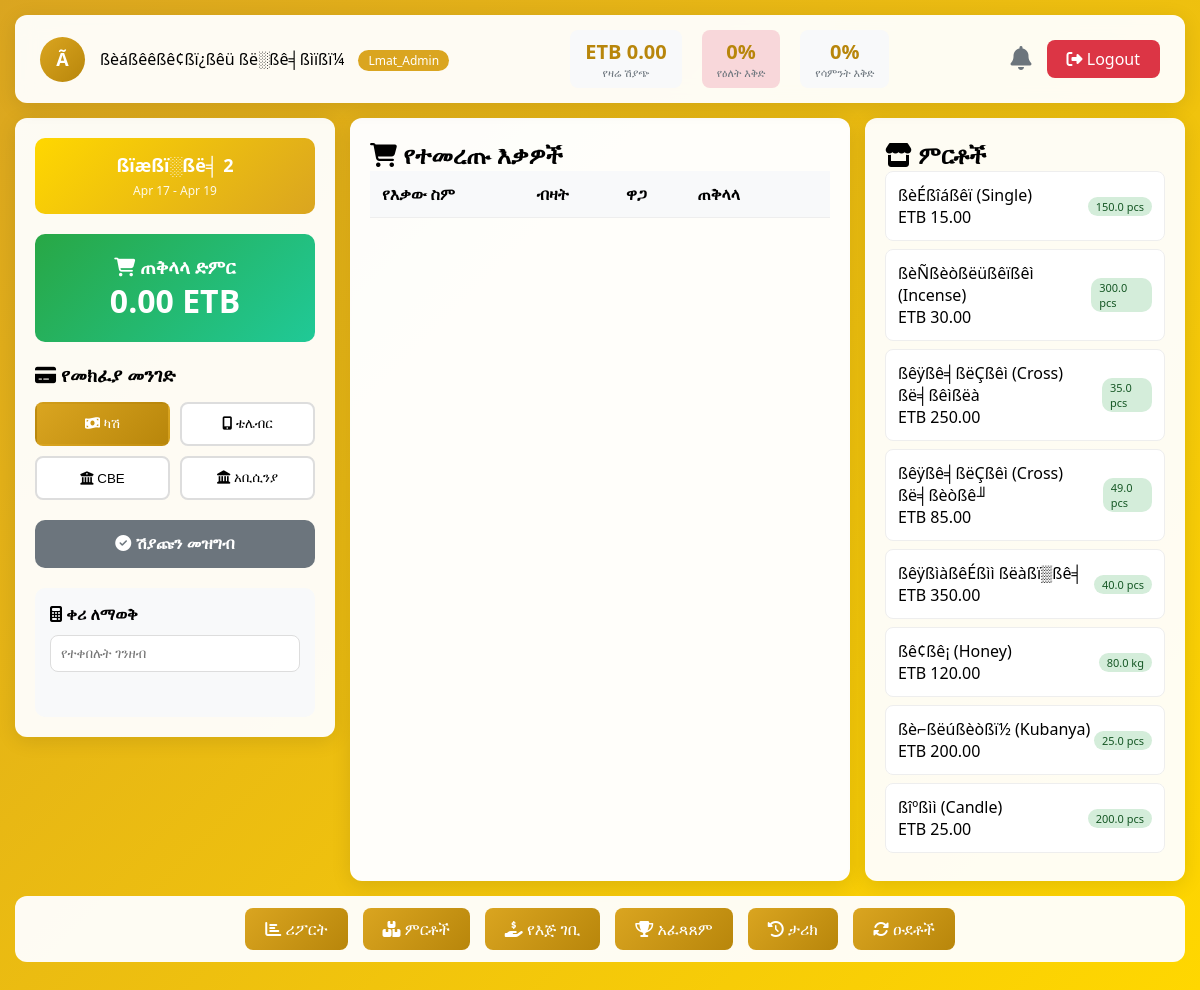
The app's page /lmat/index.php (signed in) with its own data.
### tables this page shows
CREATE TABLE `sales_cycles` (
  `id` int(11) NOT NULL AUTO_INCREMENT,
  `cycle_name` varchar(50) NOT NULL,
  `start_date` date NOT NULL,
  `end_date` date NOT NULL,
  `status` enum('active','closed') DEFAULT 'active',
  `total_sales` decimal(12,2) DEFAULT 0.00,
  `created_at` datetime DEFAULT current_timestamp(),
  PRIMARY KEY (`id`),
  UNIQUE KEY `unique_cycle_dates` (`start_date`,`end_date`)
);

CREATE TABLE `products` (
  `id` int(11) NOT NULL AUTO_INCREMENT,
  `name` varchar(100) NOT NULL,
  `price` decimal(10,2) NOT NULL,
  `stock` decimal(10,2) DEFAULT 0.00,
  `unit` varchar(20) DEFAULT 'pcs',
  `description` text DEFAULT NULL,
  `created_by` int(11) DEFAULT NULL,
  `created_at` datetime DEFAULT current_timestamp(),
  PRIMARY KEY (`id`),
  KEY `created_by` (`created_by`),
  CONSTRAINT `products_ibfk_1` FOREIGN KEY (`created_by`) REFERENCES `users` (`id`)
);

### config/functions.php (called while the page is built, shortened)
<?php
function calculateSellerPerformance($pdo, $seller_id, $period = 'today') {
    $today = date('Y-m-d');
    if ($period == 'today') {
        $stmt = $pdo->prepare("SELECT COALESCE(SUM(total_amount),0) as actual FROM sales WHERE seller_id = ? AND sale_date = ?");
        $stmt->execute([$seller_id, $today]);
        $actual = $stmt->fetch()['actual'];
        $stmt = $pdo->prepare("SELECT target_amount FROM seller_targets WHERE seller_id = ? AND period_type = 'daily' AND period_start <= ? AND period_end >= ?");
        $stmt->execute([$seller_id, $today, $today]);
        $target = $stmt->fetch();
        $target_amount = $target ? $target['target_amount'] : 500;
    } else {
        $week_start = date('Y-m-d', strtotime('monday this week'));
        $week_end = date('Y-m-d', strtotime('sunday this week'));
        $stmt = $pdo->prepare("SELECT COALESCE(SUM(total_amount),0) as actual FROM sales WHERE seller_id = ? AND sale_date BETWEEN ? AND ?");
        $stmt->execute([$seller_id, $week_start, $week_end]);
        $actual = $stmt->fetch()['actual'];
        $stmt = $pdo->prepare("SELECT target_amount FROM seller_targets WHERE seller_id = ? AND period_type = 'weekly' AND period_start <= ? AND period_end >= ?");
        $stmt->execute([$seller_id, $today, $today]);
        $target = $stmt->fetch();
        $target_amount = $target ? $target['target_amount'] : 2500;
    }
    $percentage = $target_amount > 0 ? round(($actual / $target_amount) * 100) : 0;
    return [
        'actual' => $actual,
        'target' => $target_amount,
        'percentage' => $percentage,
        'status' => $percentage >= 100 ? 'achieved' : ($percentage >= 75 ? 'on_track' : 'behind')
    ];
}
function getActiveCycle($pdo) {
    $stmt = $pdo->query("SELECT * FROM sales_cycles WHERE status = 'active' ORDER BY start_date DESC LIMIT 1");
    $cycle = $stmt->fetch();
    return $cycle;
}
?>

### lmat/index.php (the view, shortened to what this page needs)
<?php
require_once '../config/database.php';
require_once '../config/functions.php';
$user_id = $_SESSION['user_id'];
$user_role = $_SESSION['role'];
$is_admin = ($user_role == 'Lmat_Admin');
$seller_name = $_SESSION['user_name'];
$cycle = getActiveCycle($pdo);
$stmt = $pdo->query("SELECT * FROM products ORDER BY name");
$products = $stmt->fetchAll();
$performance = calculateSellerPerformance($pdo, $user_id, 'today');
$weekly_perf = calculateSellerPerformance($pdo, $user_id, 'week');
?>
<!DOCTYPE html>
<html lang="en">
<head>
    <link rel="stylesheet" href="https://cdnjs.cloudflare.com/ajax/libs/font-awesome/6.4.0/css/all.min.css">
</head>
<body>
    <div class="top-header">
        <div class="user-info">
            <div class="user-avatar"><?php echo strtoupper(substr($seller_name, 0, 1)); ?></div>
            <div>
                <div class="user-name"><?php echo htmlspecialchars($seller_name); ?>
                    <span class="role-badge" style="background:var(--primary); color:white; padding:2px 10px; border-radius:20px; font-size:12px; margin-left:10px;"><?php echo $user_role; ?></span>
                </div>
            </div>
        </div>
        <div class="performance-badge">
            <div class="perf-item">
                <div class="perf-value">ETB <?php echo number_format($performance['actual'], 2); ?></div>
                <div class="perf-label">የዛሬ ሽያጭ</div>
            </div>
            <div class="perf-item" style="background: <?php echo $performance['percentage'] >= 100 ? '#d4edda' : ($performance['percentage'] >= 75 ? '#fff3cd' : '#f8d7da'); ?>">
                <div class="perf-value"><?php echo $performance['percentage']; ?>%</div>
                <div class="perf-label">የዕለት እቅድ</div>
            </div>
            <div class="perf-item">
                <div class="perf-value"><?php echo $weekly_perf['percentage']; ?>%</div>
                <div class="perf-label">የሳምንት እቅድ</div>
            </div>
        </div>
        <div style="display: flex; gap: 15px; align-items: center;">
            <div class="alert-badge" onclick="openAlertsModal()">
                <i class="fas fa-bell" style="font-size: 24px; color: var(--gray);"></i>
            </div>
            <a href="../logout.php" style="background: var(--danger); color: white; padding: 8px 20px; border-radius: 8px; text-decoration: none;">
                <i class="fas fa-sign-out-alt"></i> Logout
            </a>
        </div>
    </div>
    <div class="container">
        <div class="left-sidebar" id="leftSidebar">
            <div class="cycle-info">
                <div class="cycle-name"><?php echo htmlspecialchars($cycle['cycle_name']); ?></div>
                <div class="cycle-dates">
                    <?php echo date('M d', strtotime($cycle['start_date'])); ?> -
                    <?php echo date('M d', strtotime($cycle['end_date'])); ?>
                </div>
            </div>
            <div class="total-box">
                <h3><i class="fas fa-shopping-cart"></i> ጠቅላላ ድምር</h3>
                <div id="total-amount">0.00 ETB</div>
            </div>
            <div class="payment-methods">
                <h3><i class="fas fa-credit-card"></i> የመክፈያ መንገድ</h3>
                <div class="payment-options">
                    <button class="payment-btn active" onclick="selectPayment('cash')"><i class="fas fa-money-bill-wave"></i> ካሽ</button>
                    <button class="payment-btn" onclick="selectPayment('telebirr')"><i class="fas fa-mobile-alt"></i> ቴሌብር</button>
                    <button class="payment-btn" onclick="selectPayment('cbe')"><i class="fas fa-university"></i> CBE</button>
                    <button class="payment-btn" onclick="selectPayment('abyssinia')"><i class="fas fa-landmark"></i> አቢሲንያ</button>
                </div>
            </div>
            <button class="finish-btn" id="finishBtn" onclick="finishSale()" disabled>
                <i class="fas fa-check-circle"></i> ሽያጩን መዝግብ
            </button>
            <div style="margin-top: 20px; padding: 15px; background: var(--light); border-radius: 10px;">
                <h4><i class="fas fa-calculator"></i> ቀሪ ለማወቅ</h4>
                <input type="number" id="calcAmount" placeholder="የተቀበሉት ገንዘብ" step="0.01" style="width:100%; padding:10px; margin:10px 0; border:1px solid #ddd; border-radius:8px;">
                <div id="calcResult" style="padding:10px; border-radius:8px; text-align:center;"></div>
            </div>
        </div>
        <div class="center-area">
            <h2><i class="fas fa-shopping-cart"></i> የተመረጡ እቃዎች</h2>
            <div style="overflow-x: auto;">
                <table class="cart-table">
                    <thead>
                        <tr><th>የእቃው ስም</th><th>ብዛት</th><th>ዋጋ</th><th>ጠቅላላ</th><th></th></tr>
                    </thead>
                </table>
            </div>
        </div>
        <div class="right-sidebar" id="rightSidebar">
            <h2><i class="fas fa-store"></i> ምርቶች</h2>
            <div id="productsList">
                <?php foreach ($products as $p):
                    $stockClass = 'stock-available';
                    $stockText = number_format($p['stock'], 1) . ' ' . $p['unit'];
                ?>
                <div class="product-btn" onclick="addToCart(<?php echo $p['id']; ?>, '<?php echo addslashes($p['name']); ?>', <?php echo $p['price']; ?>, <?php echo $p['stock']; ?>)">
                    <div>
                        <div class="product-name"><?php echo htmlspecialchars($p['name']); ?></div>
                        <div class="product-price">ETB <?php echo number_format($p['price'], 2); ?></div>
                    </div>
                    <div class="product-stock <?php echo $stockClass; ?>"><?php echo $stockText; ?></div>
                </div>
                <?php endforeach; ?>
            </div>
        </div>
        <div class="footer">
            <?php if ($is_admin): ?>
            <a href="reports.php" class="footer-btn"><i class="fas fa-chart-bar"></i> ሪፖርት</a>
            <a href="products.php" class="footer-btn"><i class="fas fa-boxes"></i> ምርቶች</a>
            <a href="manual_income.php" class="footer-btn"><i class="fas fa-hand-holding-usd"></i> የእጅ ገቢ</a>
            <a href="performance.php" class="footer-btn"><i class="fas fa-trophy"></i> አፈጻጸም</a>
            <?php endif; ?>
            <a href="history.php" class="footer-btn"><i class="fas fa-history"></i> ታሪክ</a>
            <a href="cycles.php" class="footer-btn"><i class="fas fa-sync-alt"></i> ዑደቶች</a>
        </div>
    </div>
</body>
</html>

### lmat/index.php (style rules this page uses)
:root { --primary: #DAA520; --primary-dark: #B8860B; --primary-light: #FFD700; --success: #28a745; --danger: #dc3545; --warning: #ffc107; --info: #17a2b8; --dark: #212529; --light: #f8f9fa; --gray: #6c757d; }
* { margin: 0; padding: 0; box-sizing: border-box; }
body { font-family: 'Segoe UI', sans-serif; background: linear-gradient(135deg, var(--primary) 0%, var(--primary-light) 100%); min-height: 100vh; }
.top-header { background: rgba(255, 255, 255, 0.95); backdrop-filter: blur(10px); margin: 15px; padding: 15px 25px; border-radius: 12px; display: flex; justify-content: space-between; align-items: center; flex-wrap: wrap; gap: 15px; box-shadow: 0 4px 20px rgba(0,0,0,0.1); }
.user-info { display: flex; align-items: center; gap: 15px; }
.user-avatar { width: 45px; height: 45px; background: linear-gradient(135deg, var(--primary), var(--primary-dark)); border-radius: 50%; display: flex; align-items: center; justify-content: center; color: white; font-weight: bold; font-size: 18px; }
.performance-badge { display: flex; gap: 20px; align-items: center; }
.perf-item { text-align: center; padding: 8px 15px; background: var(--light); border-radius: 8px; }
.perf-value { font-size: 20px; font-weight: bold; color: var(--primary-dark); }
.perf-label { font-size: 11px; color: var(--gray); }
.alert-badge { position: relative; cursor: pointer; }
.container { display: grid; grid-template-columns: 320px 1fr 320px; gap: 15px; padding: 0 15px 15px 15px; }
.left-sidebar { background: rgba(255, 255, 255, 0.95); border-radius: 12px; padding: 20px; box-shadow: 0 4px 20px rgba(0,0,0,0.1); height: fit-content; }
.cycle-info { background: linear-gradient(135deg, var(--primary-light), var(--primary)); padding: 15px; border-radius: 10px; color: white; margin-bottom: 20px; text-align: center; }
.cycle-name { font-size: 18px; font-weight: bold; }
.cycle-dates { font-size: 12px; opacity: 0.9; margin-top: 5px; }
.total-box { text-align: center; padding: 20px; background: linear-gradient(135deg, var(--success), #20c997); border-radius: 10px; color: white; margin-bottom: 20px; }
#total-amount { font-size: 32px; font-weight: bold; }
.payment-methods { margin-bottom: 20px; }
.payment-options { display: grid; grid-template-columns: repeat(2, 1fr); gap: 10px; margin: 15px 0; }
.payment-btn { padding: 12px; border: 2px solid #ddd; background: white; border-radius: 8px; cursor: pointer; font-weight: 500; transition: all 0.3s; }
.payment-btn.active { background: linear-gradient(135deg, var(--primary), var(--primary-dark)); color: white; border-color: transparent; }
.finish-btn { width: 100%; padding: 15px; background: linear-gradient(135deg, var(--success), #20c997); color: white; border: none; border-radius: 10px; font-size: 16px; font-weight: bold; cursor: pointer; }
.finish-btn:disabled { background: var(--gray); cursor: not-allowed; }
.center-area { background: rgba(255, 255, 255, 0.98); border-radius: 12px; padding: 20px; box-shadow: 0 4px 20px rgba(0,0,0,0.1); }
.cart-table { width: 100%; border-collapse: collapse; }
.cart-table th, .cart-table td { padding: 12px; text-align: left; border-bottom: 1px solid #eee; }
.cart-table th { background: var(--light); }
.right-sidebar { background: rgba(255, 255, 255, 0.95); border-radius: 12px; padding: 20px; box-shadow: 0 4px 20px rgba(0,0,0,0.1); max-height: calc(100vh - 120px); overflow-y: auto; }
.product-btn { width: 100%; padding: 12px; background: white; border: 1px solid #eee; border-radius: 8px; margin-bottom: 8px; cursor: pointer; display: flex; justify-content: space-between; align-items: center; transition: all 0.3s; }
.product-stock { font-size: 11px; padding: 2px 8px; border-radius: 10px; }
.stock-available { background: #d4edda; color: #155724; }
.footer { grid-column: 1 / -1; background: rgba(255, 255, 255, 0.95); border-radius: 12px; padding: 12px 20px; display: flex; gap: 15px; justify-content: center; flex-wrap: wrap; }
.footer-btn { padding: 10px 20px; background: linear-gradient(135deg, var(--primary), var(--primary-dark)); color: white; border: none; border-radius: 8px; cursor: pointer; text-decoration: none; }

### records on screen
sales_cycles: cycle_name "ßïæßï░ßë╡ 2", start_date "Apr 17", end_date "Apr 19"
products: name "ßèÉßîáßêï (Single)", price "15.00", stockText "150.0 pcs"
products: name "ßèÑßèòßëüßêïßêì (Incense)", price "30.00", stockText "300.0 pcs"
products: name "ßêÿßê╡ßëÇßêì (Cross) ßë╡ßêìßëà", price "250.00", stockText "35.0 pcs"
products: name "ßêÿßê╡ßëÇßêì (Cross) ßë╡ßèòßê╜", price "85.00", stockText "49.0 pcs"
products: name "ßêÿßìàßêÉßìì ßëàßï▒ßê╡", price "350.00", stockText "40.0 pcs"
products: name "ßê¢ßê¡ (Honey)", price "120.00", stockText "80.0 kg"
products: name "ßè⌐ßëúßèòßï½ (Kubanya)", price "200.00", stockText "25.0 pcs"
products: name "ßîºßìì (Candle)", price "25.00", stockText "200.0 pcs"

### other values on screen
substr($seller_name, 0, 1) "Ã"
$seller_name "ßèáßêêßê¢ßï¿ßêü ßë░ßê╡ßìïßï¼"
$user_role "Lmat_Admin"
$performance['actual'] "0.00"
$performance['percentage'] "0"
$weekly_perf['percentage'] "0"
